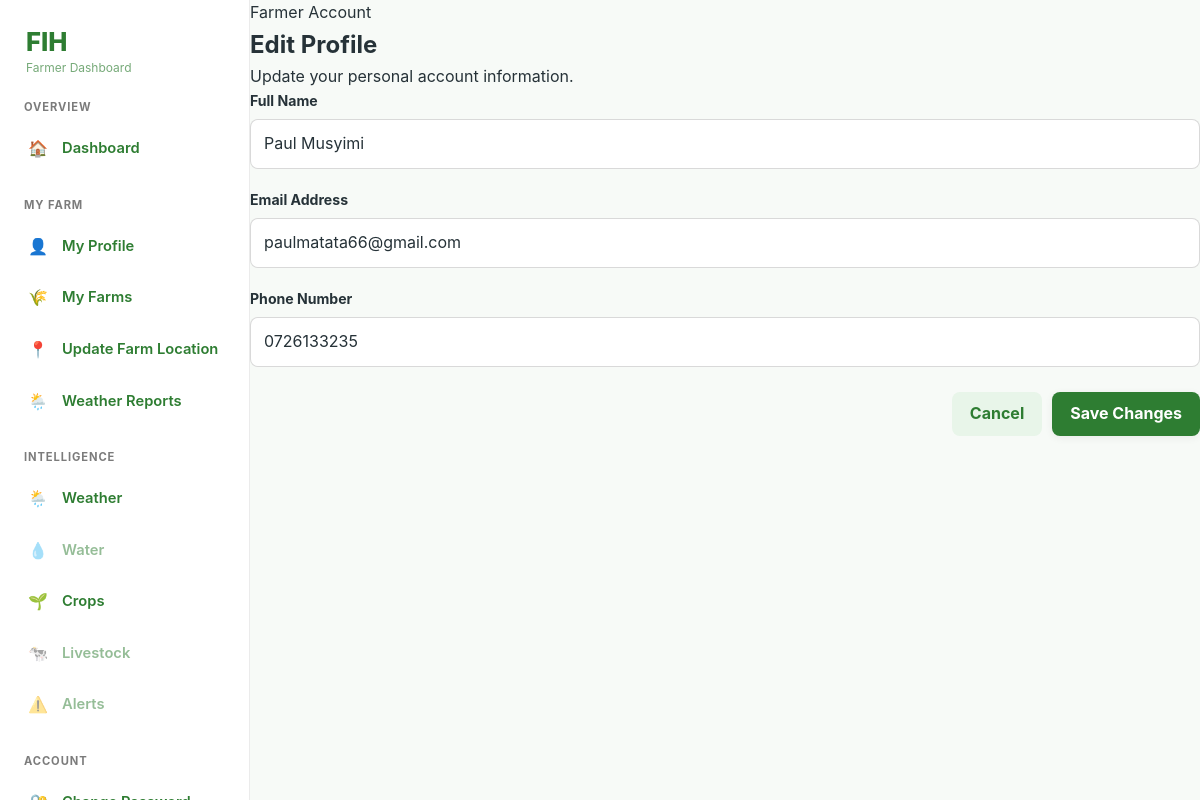
The page /farmer/edit-profile.php (signed in) on the database its author committed.
### tables this page shows
CREATE TABLE `users` (
  `id` char(36) NOT NULL,
  `full_name` varchar(150) NOT NULL,
  `email` varchar(190) DEFAULT NULL,
  `phone` varchar(20) DEFAULT NULL,
  `password_hash` varchar(255) NOT NULL,
  `role` enum('farmer','organization','government') NOT NULL,
  `status` enum('active','inactive','suspended') NOT NULL DEFAULT 'active',
  `email_verified_at` timestamp NULL DEFAULT NULL,
  `phone_verified_at` timestamp NULL DEFAULT NULL,
  `last_login_at` timestamp NULL DEFAULT NULL,
  `created_at` timestamp NOT NULL DEFAULT current_timestamp(),
  `updated_at` timestamp NOT NULL DEFAULT current_timestamp() ON UPDATE current_timestamp()
);

### includes/security.php (called while the page is built, shortened)
<?php
function e(?string $value): string
{
    return htmlspecialchars(
        $value ?? '',
        ENT_QUOTES,
        'UTF-8'
    );
}

### farmer/edit-profile.php (the view, shortened to what this page needs)
<?php
require_once __DIR__ . '/../includes/bootstrap.php';
$farmer_id = authenticated_farmer_id();
$sql = "
    SELECT
        id,
        full_name,
        email,
        phone
    FROM users
    WHERE id = :user_id
      AND role = 'farmer'
    LIMIT 1
";
$stmt = $pdo->prepare($sql);
$stmt->execute([
    'user_id' => $farmer_id
]);
$farmer = $stmt->fetch();
$full_name = $farmer['full_name'] ?? '';
$email     = $farmer['email'] ?? '';
$phone     = $farmer['phone'] ?? '';
?>
<!DOCTYPE html>
<html lang="en">
<head>
    <link
        rel="stylesheet"
        href="<?= e(FIH_BASE_URL) ?>/assets/css/style.css"
    >
    <link
        rel="stylesheet"
        href="<?= e(FIH_BASE_URL) ?>/assets/css/farmer.css"
    >
        <link
        rel="stylesheet"
        href="<?= e(FIH_BASE_URL) ?>/assets/css/edit_farmer_profile.css"
    >
</head>
<body>
<?php require_once __DIR__ . '/../includes/farmer_sidebar.php'; ?>
<main class="farmer-dashboard-layout">
    <section class="profile-page">
        <div class="profile-heading">
            <div>
                <p class="profile-eyebrow">
                    Farmer Account
                </p>
                <h1>
                    Edit Profile
                </h1>
                <p>
                    Update your personal account information.
                </p>
            </div>
        </div>
        <section class="profile-card">
            <form
                method="POST"
                action=""
                class="farmer-form"
            >
                <div class="form-group">
                    <label for="full_name">
                        Full Name
                    </label>
                    <input
                        type="text"
                        id="full_name"
                        name="full_name"
                        value="<?= e($full_name) ?>"
                        autocomplete="name"
                        required
                    >
                </div>
                <div class="form-group">
                    <label for="email">
                        Email Address
                    </label>
                    <input
                        type="email"
                        id="email"
                        name="email"
                        value="<?= e($email) ?>"
                        autocomplete="email"
                        required
                    >
                </div>
                <div class="form-group">
                    <label for="phone">
                        Phone Number
                    </label>
                    <input
                        type="tel"
                        id="phone"
                        name="phone"
                        value="<?= e($phone) ?>"
                        autocomplete="tel"
                        required
                    >
                </div>
                <div class="form-actions">
                    <a
                        href="<?= e(FIH_BASE_URL) ?>/farmer/profile.php"
                        class="secondary-button"
                    >
                        Cancel
                    </a>
                    <button
                        type="submit"
                        class="primary-button"
                    >
                        Save Changes
                    </button>
                </div>
            </form>
        </section>
    </section>
</main>
</body>
</html>

### assets/css/style.css (style rules this page uses)
:root { --fih-primary: #2e7d32; --fih-primary-dark: #1b5e20; --fih-primary-light: #e8f5e9; --fih-secondary: #1565c0; --fih-secondary-light: #e3f2fd; --fih-accent: #f9a825; --fih-danger: #c62828; --fih-success: #2e7d32; --fih-text: #263238; --fih-muted: #607d8b; --fih-background: #f7faf7; --fih-surface: #ffffff; --fih-border: #dfe7df; --fih-radius-sm: 8px; --fih-radius-md: 12px; --fih-radius-lg: 18px; --fih-shadow-sm: 0 2px 8px rgba(0, 0, 0, 0.06); --fih-shadow-md: 0 8px 24px rgba(0, 0, 0, 0.08); --fih-transition: 0.2s ease; }
* { box-sizing: border-box; margin: 0; padding: 0; }
html { scroll-behavior: smooth; }
body { min-height: 100vh; font-family: Inter, "Segoe UI", Roboto, Arial, sans-serif; color: var(--fih-text); background: var(--fih-background); line-height: 1.6; -webkit-font-smoothing: antialiased; }
a { color: var(--fih-primary); text-decoration: none; transition: color var(--fih-transition); }
button, input, select, textarea { font: inherit; }
button { cursor: pointer; }
.primary-button, .secondary-button, .danger-button { display: inline-flex; align-items: center; justify-content: center; gap: 8px; min-height: 44px; padding: 10px 18px; border: none; border-radius: var(--fih-radius-sm); font-weight: 600; text-align: center; transition: transform var(--fih-transition), box-shadow var(--fih-transition), background var(--fih-transition); }
.primary-button { color: #ffffff; background: var(--fih-primary); box-shadow: var(--fih-shadow-sm); }
.secondary-button { color: var(--fih-primary); background: var(--fih-primary-light); border: 1px solid #c8e6c9; }
input, select, textarea { width: 100%; min-height: 44px; padding: 10px 12px; color: var(--fih-text); background: var(--fih-surface); border: 1px solid var(--fih-border); border-radius: var(--fih-radius-sm); outline: none; transition: border-color var(--fih-transition), box-shadow var(--fih-transition), background var(--fih-transition); }
label { display: block; margin-bottom: 6px; color: var(--fih-text); font-size: 0.92rem; font-weight: 600; }

### assets/css/farmer.css (style rules this page uses)
.farmer-dashboard-layout { margin-left: 250px; min-height: 100vh; }

### assets/css/edit_farmer_profile.css (style rules this page uses)
.farmer-form { width: 100%; }
.form-group { margin-bottom: 20px; }
.form-group label { display: block; margin-bottom: 7px; font-size: 0.88rem; font-weight: 700; }
.form-group input { width: 100%; box-sizing: border-box; min-height: 46px; padding: 11px 13px; border: 1px solid rgba(0, 0, 0, 0.15); border-radius: 8px; background: #ffffff; font: inherit; outline: none; }
.form-actions { display: flex; align-items: center; justify-content: flex-end; gap: 10px; margin-top: 25px; }
.primary-button, .secondary-button { display: inline-flex; align-items: center; justify-content: center; min-height: 44px; padding: 0 18px; box-sizing: border-box; border-radius: 8px; text-decoration: none; font: inherit; font-weight: 700; cursor: pointer; border: 0; }

### rows shown on the page
users: full_name "Paul Musyimi", email "paulmatata66@gmail.com", phone "0726133235"
